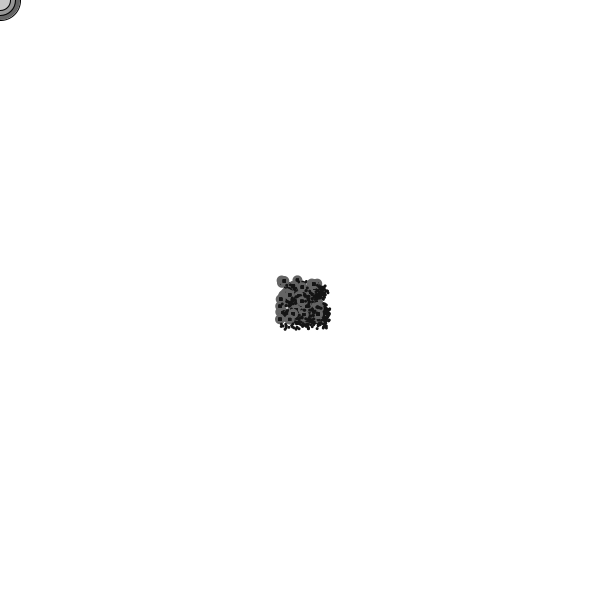
Frame 1 (no input)
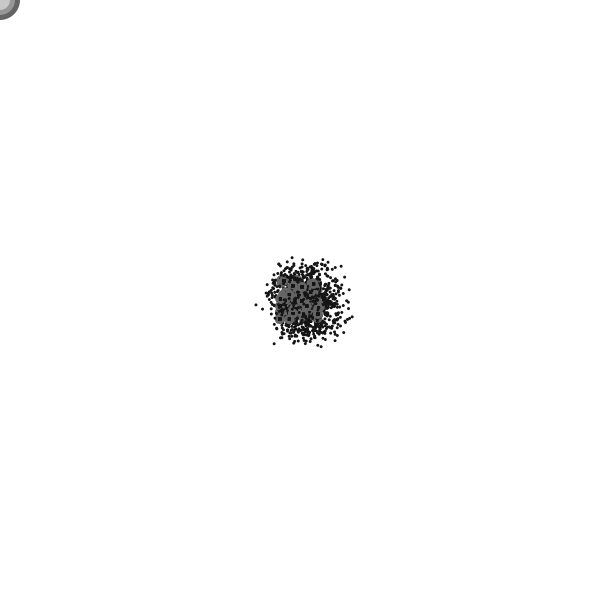
Frame 60 (the mouse pressed at the canvas centre just before this capture)
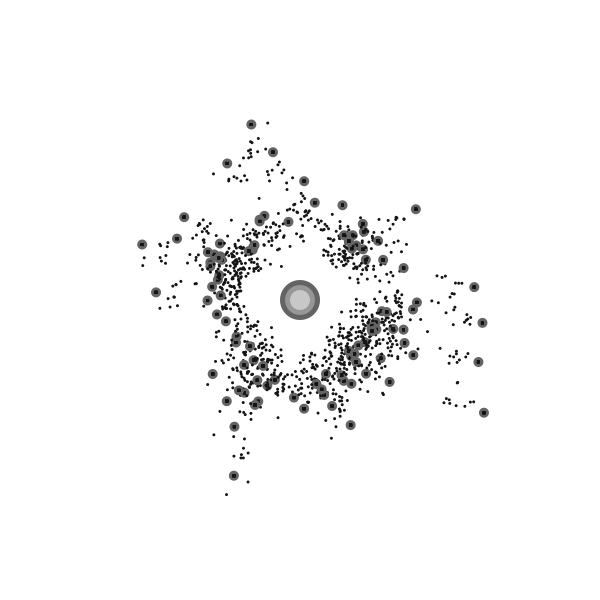
Frame 120 (the mouse held since frame 60 and released just before this capture)

The Processing sketch that drew these frames (run headless with seeded random() and noise(); from frame 60 on, the mouse is pressed at the canvas centre):

// Processing sketch: Exercise_3_15_Spring
// ── Exercise_3_15_Spring.pde
Attractor attractor;
Bug[] bugs = new Bug[100];

void setup(){
  noCursor();
  size(600,600);
  attractor = new Attractor();
  for(int i = 0 ; i < bugs.length; i++){
    bugs[i] = new Bug(width/2+random(-20,20),height/2+random(-20,20));
  }
}

void draw(){
  background(255);
  attractor.update();
  attractor.display();
  
  for(int i = 0 ; i < bugs.length; i++){
    PVector attracting = attractor.attract(bugs[i]);  
    bugs[i].applyForce(attracting);
    bugs[i].update();
    bugs[i].display();
    
  }
  
}
// ── Attractor.pde
class Attractor{
  PVector location;
  float mass;
  float G;
  
  Attractor(){
    location = new PVector(random(width),random(height));
    mass = 10;
    G = 0.4;
  }
  
  void update(){
    location.set(mouseX,mouseY);
  }
  
  void display(){
    fill(100);
    ellipse(location.x,location.y, mass*4,mass*4);

    fill(150);
    ellipse(location.x,location.y, mass*3,mass*3);

    fill(200);
    ellipse(location.x,location.y, mass*2,mass*2);

}
  
  PVector attract(Bug b){
    PVector force = PVector.sub(location, b.location);
    float distance = force.mag();
    distance = constrain(distance,5.0,500.0);
    force.normalize();
    float strength = G*mass*b.mass/(distance*distance);
    force.mult(strength);
    if(distance<50){
      force.mult(-1);
    }
    
    return force;
  }
  
}
// ── Bug.pde
class Bug{
  PVector location;
  PVector velocity;
  PVector acceleration;
  float mass;
  float energyLoss;
  Flys[] flys = new Flys[10];
  
  Bug(float x, float y){
    location = new PVector(x,y);
    velocity = new PVector(0,0);
    acceleration = new PVector();
    
    mass = 10;
    energyLoss = 0.99;
    
    for(int i = 0; i < flys.length; i++){
      flys[i] = new Flys(location,20);
    }
    
  }
  
  void applyForce(PVector f){
    PVector force = f;
    //force.div(mass);
    acceleration.add(force);
  }
  
  void update(){
    for(int i = 0; i < flys.length; i++){
      flys[i].update();
    }
    //PVector oF = flys.getForce();
    //applyForce(oF.div(mass/5));
    
    velocity.mult(energyLoss);
    velocity.add(acceleration);
    location.add(velocity);
    acceleration.mult(0);
    
    if(location.x<0||location.x>width){
      velocity.x*=-1;
    }
    
     if(location.y<0||location.y>width){
      velocity.y*=-1;
    }
    
    
  }
  
  void display(){
    fill(100);

    ellipse(location.x,location.y,mass,mass);
    for(int i = 0; i < flys.length; i++){
      flys[i].display();
    }  }
  
  
}
// ── Flys.pde
class Flys{
  PVector loc;
  PVector vel;
  PVector acc;
  float mass = 3;
  float damping = 0.98;
  PVector oppositeForce;
  
  float angle;
  float aVel;
  
  PVector anchor;
  float len;
  float k = 0.1;
  
  float minlen;
  float maxlen;
  float distance;
  
  boolean showLine;

  Flys(PVector a, float l){
    anchor = a;
    len = l;

    loc = new PVector(anchor.x+random(10),anchor.y+random(10));
    vel = new PVector(0,0);
    acc = new PVector();
    
    aVel = random(-3,3);
    
    oppositeForce = new PVector();
    
    minlen = random(3);
    maxlen = random(10,40);
    
    showLine = false;
  }
  
  void update(){
    angle += aVel;
    
    PVector force = PVector.sub(loc,anchor);
    float d = force.mag();
    float stretch = d-len;
    force.normalize();
    force.mult(-1*k*stretch);
    oppositeForce = force;

    //apply force to flys
    force.div(mass);
    acc.add(force);
    
    vel.add(acc);
    vel.mult(damping);
    loc.add(vel);
    loc.add(cos(radians(angle)),sin(radians(angle)));
    acc.mult(0);
    
    //constrain length
    PVector dir = PVector.sub(loc, anchor);
    distance = dir.mag();
    // Is it too short?
    if (distance < minlen) {
      dir.normalize();
      dir.mult(minlen);
      // Reset position and stop from moving (not realistic physics)
      loc = PVector.add(anchor, dir);
      vel.mult(0);
      // Is it too long?
    } 
    else if (distance > maxlen) {
      dir.normalize();
      dir.mult(maxlen);
      // Reset position and stop from moving (not realistic physics)
      loc = PVector.add(anchor, dir);
      vel.mult(0);
    }
    
    
    //if(loc.x<0){
    //  loc.x = width;
    //}else if(loc.x>width){
    //  loc.x = 0;
    //}
    
    
    //if(loc.y<0){
    //  loc.y = height;
    //}else if(loc.y>height){
    //  loc.y = 0;
    //}
    
  }
  
  
  PVector getForce(){
    return oppositeForce;
  }
  
  void display(){
    pushMatrix();
      rectMode(CENTER);
      if(keyPressed){
        if (key == 's' || key == 'S') {

          stroke(20);
          line(anchor.x,anchor.y,loc.x,loc.y);
        }
      }
      noStroke();
      fill(20);
      rect(anchor.x,anchor.y,3,3);
      ellipse(loc.x,loc.y,3,3);
      if(distance<maxlen+50){

      }
    popMatrix();
  }
}
